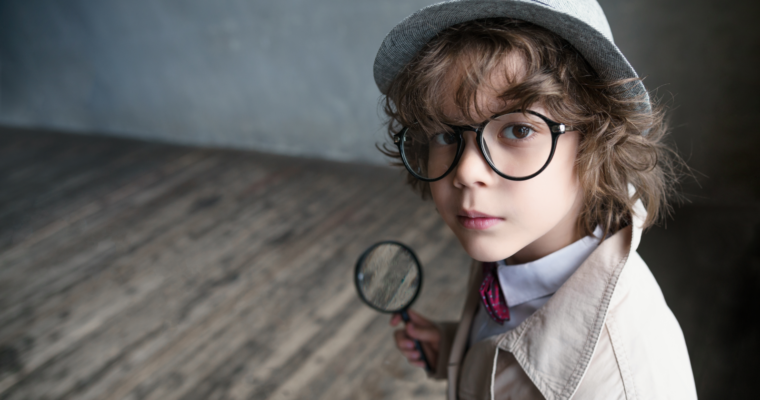
#> input picture Gesture_control_Video_player/emr_workshop/emr_day_2/photos/sherlock_kid.png, 760 x 400 px, found by its file name
$ python img_2.py
#> lines starting #> are read from the running program, lines starting #| are printed output that depends on the picture
import cv2
import numpy as np
img_path = "./emr_day_2/photos/sherlock_kid.png"
img = cv2.imread(img_path)
#> img is the input picture: shape (400, 760, 3); mean B, G, R 93.1, 94.7, 96.7
print(img.shape)
#| (400, 760, 3)
img_shape = img.shape
#> img_shape = (400, 760, 3)
img_white = np.full(img_shape,255,dtype=np.uint8)
cv2.imshow("image",img)
cv2.imshow("white_image",img_white)
# negative_img = img_white-img
negative_img = np.subtract(img_white,img)
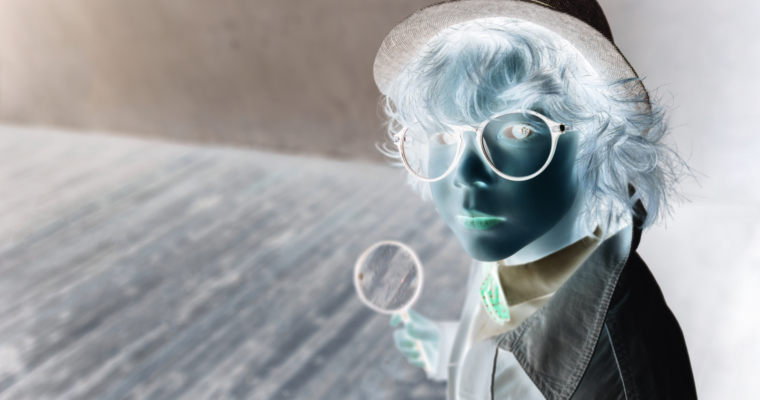
#> negative_img: shape (400, 760, 3); mean B, G, R 161.9, 160.3, 158.3
cv2.imshow('negative',negative_img)
cv2.waitKey(0)
cv2.destroyAllWindows()
